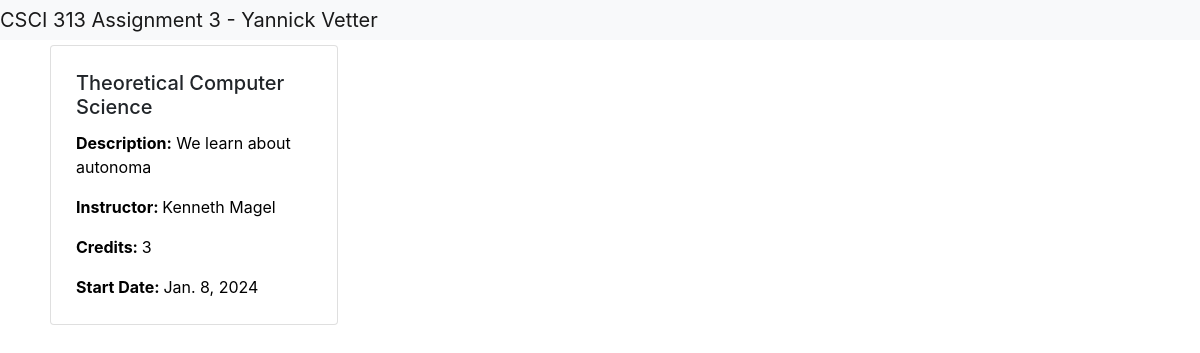
/courses/course/3/, run on the app's committed database.
### courses/models.py (models this page shows)
class Course(models.Model):
    courseID = models.IntegerField(max_length=10,primary_key=True, unique=True, default = "")
    courseTitle = models.CharField(max_length=255, default = "")
    courseDescription = models.TextField()
    numOfCredits = models.PositiveIntegerField(default = "")
    instructor = models.CharField(max_length=255, default = "")
    startDate = models.DateField(default = "")

### courses/views.py (the view)
# urls.py: path("course/<int:course_id>/", course_detail, name="course_detail")
def course_detail(request, course_id):
    course = get_object_or_404(Course, courseID=course_id)
    return render(request, "course_detail.html", {"course": course})

### courses/templates/course_detail.html (shortened to what this page needs)
{% extends "base.html" %}
{% block content %}
  <div class="card" style="width: 18rem;">
    <div class="card-body">
      <h5 class="card-title">{{ course.courseTitle }}</h5>
      <p style="color: black" class="card-text"><b>Description:</b> {{ course.courseDescription }}</p>
      <p style="color: black" class="card-text"><b>Instructor: </b>{{ course.instructor }}</p>
      <p style="color: black" class="card-text"><b>Credits: </b>{{ course.numOfCredits }}</p>
      <p style="color: black" class="card-text"><b>Start Date: </b>{{course.startDate }}</p>
    </div>
  </div>
{% endblock %}

### courses/static/courses/styles.css (style rules this page uses)
div { margin: 5px; }
p { color:red; }

### data on the page
Course: courseTitle "Theoretical Computer Science", courseDescription "We learn about autonoma", instructor "Kenneth Magel", numOfCredits "3", startDate "Jan. 8, 2024"
